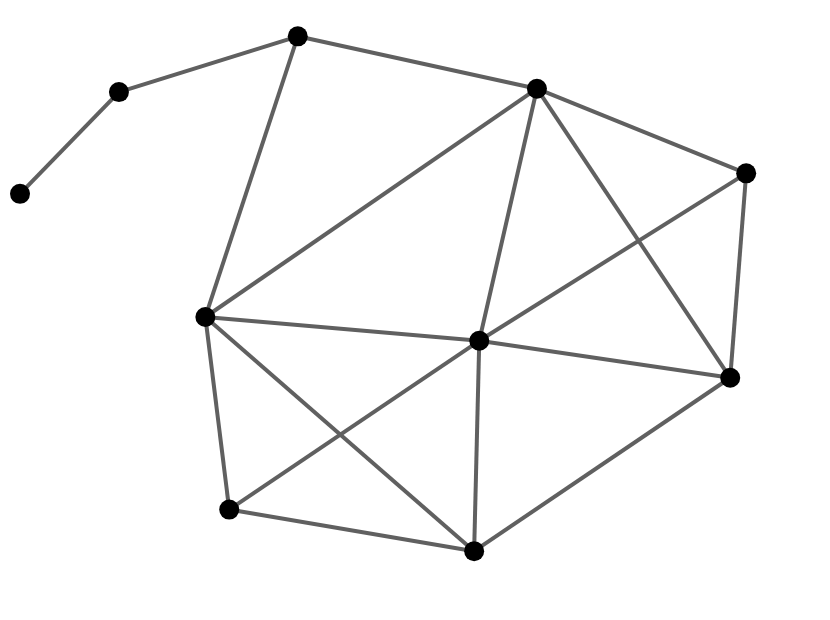

This figure's notebook cell:
### Markdown cell above
Unstyled one liner

### Code cell
G = nx.krackhardt_kite_graph()

chart =  alph(G)

chart.configure_view(strokeWidth=0).properties(width=400, height=300)

### Figure 1 — Vega-Lite specification as saved in the notebook (floating-point values rounded to 4 significant figures)
{"$schema": "https://vega.github.io/schema/vega-lite/v4.17.0.json", "config": {"view": {"continuousHeight": 300, "continuousWidth": 400, "strokeWidth": 0}}, "datasets": {"data-889baf8423e76d55b6ee097af8668374": [{"__node_r": 5, "__node_size": 100, "x": 454.1, "y": 53.92}, {"__node_r": 5, "__node_size": 100, "x": 710.2, "y": 212.9}, {"__node_r": 5, "__node_size": 100, "x": 209.2, "y": 92.05}, {"__node_r": 5, "__node_size": 100, "x": 459.3, "y": 246.8}, {"__node_r": 5, "__node_size": 100, "x": 726.2, "y": 400.3}, {"__node_r": 5, "__node_size": 100, "x": 185.4, "y": 268.6}, {"__node_r": 5, "__node_size": 100, "x": 516.9, "y": 477.8}, {"__node_r": 5, "__node_size": 100, "x": 277.8, "y": 525.9}, {"__node_r": 5, "__node_size": 100, "x": 98.93, "y": 474.7}, {"__node_r": 5, "__node_size": 100, "x": 0, "y": 381.5}], "data-bc138e3324641e0980684c00d0853bb8": [{"edge": 0, "pair": [0, 1], "source": 0, "target": 1, "x": 454.1, "y": 53.92}, {"edge": 0, "pair": [0, 1], "source": 0, "target": 1, "x": 710.2, "y": 212.9}, {"edge": 1, "pair": [0, 2], "source": 0, "target": 2, "x": 454.1, "y": 53.92}, {"edge": 1, "pair": [0, 2], "source": 0, "target": 2, "x": 209.2, "y": 92.05}, {"edge": 2, "pair": [0, 3], "source": 0, "target": 3, "x": 454.1, "y": 53.92}, {"edge": 2, "pair": [0, 3], "source": 0, "target": 3, "x": 459.3, "y": 246.8}, {"edge": 3, "pair": [0, 5], "source": 0, "target": 5, "x": 454.1, "y": 53.92}, {"edge": 3, "pair": [0, 5], "source": 0, "target": 5, "x": 185.4, "y": 268.6}, {"edge": 4, "pair": [1, 3], "source": 1, "target": 3, "x": 710.2, "y": 212.9}, {"edge": 4, "pair": [1, 3], "source": 1, "target": 3, "x": 459.3, "y": 246.8}, {"edge": 5, "pair": [1, 4], "source": 1, "target": 4, "x": 710.2, "y": 212.9}, {"edge": 5, "pair": [1, 4], "source": 1, "target": 4, "x": 726.2, "y": 400.3}, {"edge": 6, "pair": [1, 6], "source": 1, "target": 6, "x": 710.2, "y": 212.9}, {"edge": 6, "pair": [1, 6], "source": 1, "target": 6, "x": 516.9, "y": 477.8}, {"edge": 7, "pair": [2, 3], "source": 2, "target": 3, "x": 209.2, "y": 92.05}, {"edge": 7, "pair": [2, 3], "source": 2, "target": 3, "x": 459.3, "y": 246.8}, {"edge": 8, "pair": [2, 5], "source": 2, "target": 5, "x": 209.2, "y": 92.05}, {"edge": 8, "pair": [2, 5], "source": 2, "target": 5, "x": 185.4, "y": 268.6}, {"edge": 9, "pair": [3, 4], "source": 3, "target": 4, "x": 459.3, "y": 246.8}, {"edge": 9, "pair": [3, 4], "source": 3, "target": 4, "x": 726.2, "y": 400.3}, {"edge": 10, "pair": [3, 5], "source": 3, "target": 5, "x": 459.3, "y": 246.8}, {"edge": 10, "pair": [3, 5], "source": 3, "target": 5, "x": 185.4, "y": 268.6}, {"edge": 11, "pair": [3, 6], "source": 3, "target": 6, "x": 459.3, "y": 246.8}, {"edge": 11, "pair": [3, 6], "source": 3, "target": 6, "x": 516.9, "y": 477.8}, {"edge": 12, "pair": [4, 6], "source": 4, "target": 6, "x": 726.2, "y": 400.3}, {"edge": 12, "pair": [4, 6], "source": 4, "target": 6, "x": 516.9, "y": 477.8}, {"edge": 13, "pair": [5, 6], "source": 5, "target": 6, "x": 185.4, "y": 268.6}, {"edge": 13, "pair": [5, 6], "source": 5, "target": 6, "x": 516.9, "y": 477.8}, {"edge": 14, "pair": [5, 7], "source": 5, "target": 7, "x": 185.4, "y": 268.6}, {"edge": 14, "pair": [5, 7], "source": 5, "target": 7, "x": 277.8, "y": 525.9}, {"edge": 15, "pair": [6, 7], "source": 6, "target": 7, "x": 516.9, "y": 477.8}, {"edge": 15, "pair": [6, 7], "source": 6, "target": 7, "x": 277.8, "y": 525.9}, {"edge": 16, "pair": [7, 8], "source": 7, "target": 8, "x": 277.8, "y": 525.9}, {"edge": 16, "pair": [7, 8], "source": 7, "target": 8, "x": 98.93, "y": 474.7}, {"edge": 17, "pair": [8, 9], "source": 8, "target": 9, "x": 98.93, "y": 474.7}, {"edge": 17, "pair": [8, 9], "source": 8, "target": 9, "x": 0, "y": 381.5}]}, "height": 300, "layer": [{"data": {"name": "data-bc138e3324641e0980684c00d0853bb8"}, "encoding": {"color": {"value": "#606060"}, "detail": {"field": "edge", "type": "quantitative"}, "opacity": {"value": 1}, "strokeWidth": {"value": 2}, "x": {"axis": {"domain": false, "grid": false, "labels": false, "ticks": false, "title": ""}, "field": "x", "type": "quantitative"}, "y": {"axis": {"domain": false, "grid": false, "labels": false, "ticks": false, "title": ""}, "field": "y", "type": "quantitative"}}, "mark": "line"}, {"data": {"name": "data-889baf8423e76d55b6ee097af8668374"}, "encoding": {"fill": {"value": "#000"}, "opacity": {"value": 1}, "size": {"value": 100}, "stroke": {"value": "#565656"}, "strokeWidth": {"value": 0}, "tooltip": [], "x": {"axis": {"domain": false, "grid": false, "labels": false, "ticks": false, "title": ""}, "field": "x", "type": "quantitative"}, "y": {"axis": {"domain": false, "grid": false, "labels": false, "ticks": false, "title": ""}, "field": "y", "type": "quantitative"}}, "mark": "circle"}], "resolve": {"scale": {"color": "independent", "fill": "independent", "opacity": "independent", "size": "independent", "strokeWidth": "independent"}}, "width": 400}
